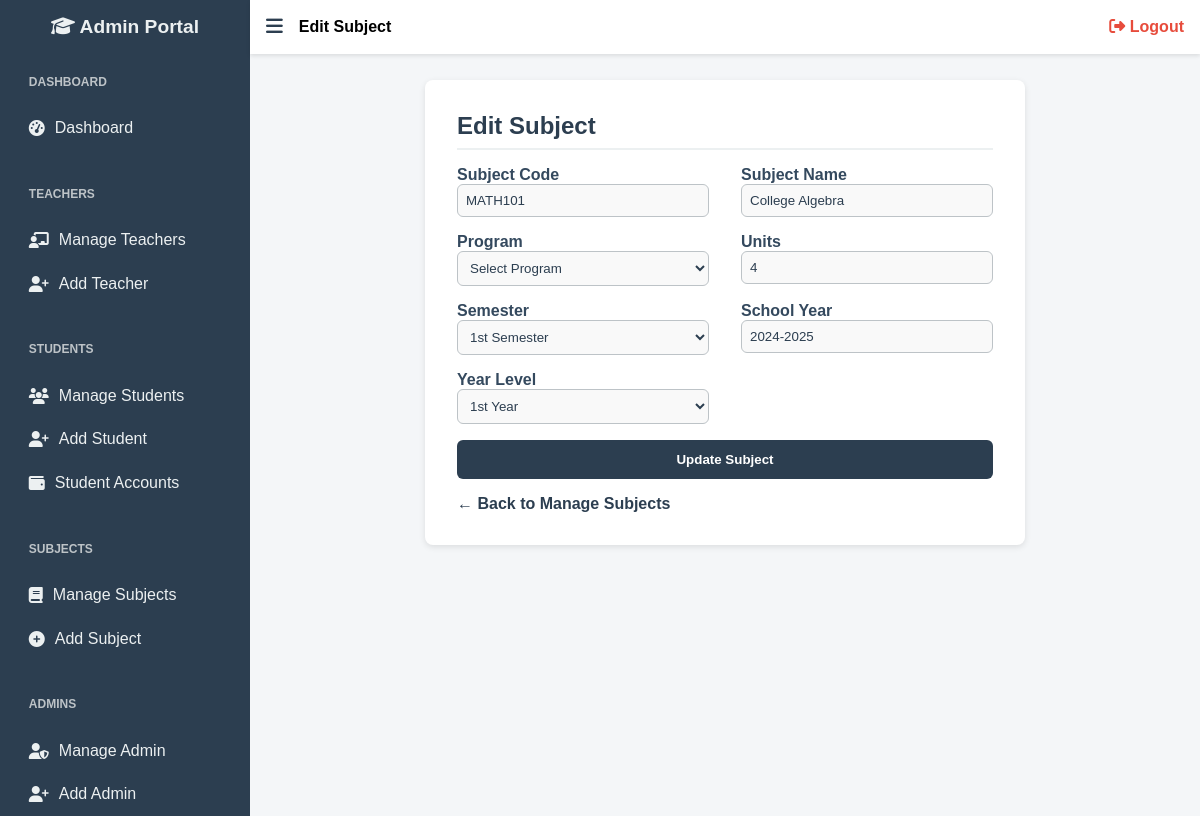
/edit_subject.php?id=1, run on the app's committed database.
### tables this page shows
CREATE TABLE `subjects` (
  `id` int(11) NOT NULL,
  `subject_code` varchar(50) NOT NULL,
  `subject_name` varchar(100) NOT NULL,
  `units` int(11) NOT NULL,
  `semester` varchar(20) DEFAULT NULL,
  `year_level` varchar(20) DEFAULT NULL,
  `school_year` varchar(9) DEFAULT NULL,
  `program` varchar(255) DEFAULT NULL
);

### edit_subject.php (the view, shortened to what this page needs)
<?php
$conn = new mysqli("localhost", "root", "", "student_management_system");
$id = $_GET['id'];
$subject = [];
if ($_SERVER['REQUEST_METHOD'] === 'POST') {
    $subject_code = $_POST['subject_code'];
    $subject_name = $_POST['subject_name'];
    $program = $_POST['program'];
    $units = $_POST['units'];
    $semester = $_POST['semester'];
    $school_year = $_POST['school_year'];
    $year_level = $_POST['year_level'];
    $stmt = $conn->prepare("UPDATE subjects SET subject_code=?, subject_name=?, program=?, units=?, semester=?, school_year=?, year_level=? WHERE id=?");
    $stmt->bind_param("sssssssi", $subject_code, $subject_name, $program, $units, $semester, $school_year, $year_level, $id);
    $stmt->execute();
    header("Location: manage_subjects.php");
    exit();
} else {
    $stmt = $conn->prepare("SELECT * FROM subjects WHERE id=?");
    $stmt->bind_param("i", $id);
    $stmt->execute();
    $result = $stmt->get_result();
    $subject = $result->fetch_assoc();
}
?>
<!DOCTYPE html>
<html lang="en">
<head>
  <link rel="stylesheet" href="https://cdnjs.cloudflare.com/ajax/libs/font-awesome/6.4.0/css/all.min.css"/>
</head>
<body>
  <div class="sidebar" id="sidebar">
    <h2><i class="fas fa-graduation-cap"></i> <span>Admin Portal</span></h2>
    <ul>
      <li class="section-title">Dashboard</li>
      <li><a href="admin_dashboard.php"><i class="fas fa-tachometer-alt"></i> <span>Dashboard</span></a></li>
      <li class="section-title">Teachers</li>
      <li><a href="manage_teachers.php"><i class="fas fa-chalkboard-teacher"></i> <span>Manage Teachers</span></a></li>
      <li><a href="add_teacher.php"><i class="fas fa-user-plus"></i> <span>Add Teacher</span></a></li>
      <li class="section-title">Students</li>
      <li><a href="manage_students.php"><i class="fas fa-users"></i> <span>Manage Students</span></a></li>
      <li><a href="add_student.php"><i class="fas fa-user-plus"></i> <span>Add Student</span></a></li>
      <li><a href="manage_student_accounts.php"><i class="fas fa-wallet"></i> <span>Student Accounts</span></a></li>
      <li class="section-title">Subjects</li>
      <li><a href="manage_subjects.php"><i class="fas fa-book"></i> <span>Manage Subjects</span></a></li>
      <li><a href="add_subject.php"><i class="fas fa-plus-circle"></i> <span>Add Subject</span></a></li>
      <li class="section-title">Admins</li>
      <li><a href="manage_admins.php"><i class="fas fa-user-shield"></i> <span>Manage Admin</span></a></li>
      <li><a href="add_admin.php"><i class="fas fa-user-plus"></i> <span>Add Admin</span></a></li>
    </ul>
  </div>
<div class="topbar" id="topbar">
  <button class="toggle-btn" onclick="toggleSidebar()"><i class="fas fa-bars"></i></button>
  <strong>Edit Subject</strong>
  <a href="logout.php" class="logout-btn"><i class="fas fa-sign-out-alt"></i> Logout</a>
</div>
<div class="content" id="content">
  <div class="form-container">
    <h2>Edit Subject</h2>
    <form method="post">
      <div class="form-grid">
        <div class="field">
          <label for="subject_code">Subject Code</label>
          <input type="text" id="subject_code" name="subject_code" value="<?= htmlspecialchars($subject['subject_code']) ?>" required>
        </div>
        <div class="field">
          <label for="subject_name">Subject Name</label>
          <input type="text" id="subject_name" name="subject_name" value="<?= htmlspecialchars($subject['subject_name']) ?>" required>
        </div>
        <div class="field">
          <label for="program">Program</label>
          <select id="program" name="program" required>
            <option value="">Select Program</option>
          </select>
        </div>
        <div class="field">
          <label for="units">Units</label>
          <input type="number" id="units" name="units" min="1" value="<?= isset($subject['units']) ? htmlspecialchars($subject['units']) : '' ?>" required>
        </div>
        <div class="field">
          <label for="semester">Semester</label>
          <select id="semester" name="semester" required>
            <option value="1st Semester" <?= ($subject['semester'] == '1st Semester') ? 'selected' : '' ?>>1st Semester</option>
          </select>
        </div>
        <div class="field">
          <label for="school_year">School Year</label>
          <input type="text" id="school_year" name="school_year" value="<?= htmlspecialchars($subject['school_year']) ?>" required>
        </div>
        <div class="field">
          <label for="year_level">Year Level</label>
          <select id="year_level" name="year_level" required>
            <option value="1st Year" <?= ($subject['year_level'] == '1st Year') ? 'selected' : '' ?>>1st Year</option>
          </select>
        </div>
      </div>
      <button type="submit">Update Subject</button>
    </form>
    <a href="manage_subjects.php" class="back-link">← Back to Manage Subjects</a>
  </div>
</div>
</body>
</html>

### edit_subject.php (style rules this page uses)
* { box-sizing: border-box; margin: 0; padding: 0; }
body { font-family: Arial, sans-serif; display: flex; min-height: 100vh; background-color: #f4f6f8; }
.sidebar { width: 250px; background-color: #2c3e50; color: #ecf0f1; padding-top: 1rem; flex-shrink: 0; overflow: hidden; transition: all 0.3s ease; }
.sidebar h2 { text-align: center; margin-bottom: 1rem; font-size: 1.2rem; }
.sidebar ul { list-style: none; padding: 0 1rem; }
.sidebar li { padding: 0.8rem; cursor: pointer; transition: background-color 0.2s; display: flex; align-items: center; gap: 10px; }
.sidebar .section-title { font-weight: bold; font-size: 0.75rem; margin-top: 1.5rem; margin-bottom: 0.3rem; color: #bdc3c7; text-transform: uppercase; }
.sidebar li a { text-decoration: none; color: inherit; display: flex; align-items: center; gap: 10px; width: 100%; }
.topbar { position: fixed; left: 250px; right: 0; top: 0; background-color: #fff; padding: 1rem; box-shadow: 0 2px 4px rgba(0,0,0,0.1); z-index: 999; display: flex; align-items: center; gap: 1rem; transition: left 0.3s ease; }
.toggle-btn { font-size: 1.2rem; cursor: pointer; background: none; border: none; color: #2c3e50; }
.logout-btn { margin-left: auto; text-decoration: none; color: #e74c3c; font-weight: bold; font-size: 1rem; }
.content { flex-grow: 1; padding: 5rem 2rem 2rem 2rem; transition: all 0.3s ease; }
.form-container { background: #fff; padding: 2rem; border-radius: 0.5rem; box-shadow: 0 2px 6px rgba(0,0,0,0.1); max-width: 600px; margin: auto; margin-bottom: 2rem; }
.form-container h2 { margin-bottom: 1rem; color: #2c3e50; font-size: 1.5rem; border-bottom: 2px solid #ecf0f1; padding-bottom: 0.5rem; }
.form-container .form-grid { display: grid; grid-template-columns: 1fr 1fr; gap: 1rem 2rem; }
.form-container label { font-weight: bold; color: #34495e; }
.form-container input, .form-container select { width: 100%; padding: 0.5rem; border: 1px solid #bdc3c7; border-radius: 0.375rem; background-color: #f9f9f9; color: #2c3e50; }
.form-container button { width: 100%; padding: 0.75rem; background-color: #2c3e50; color: #fff; border: none; border-radius: 0.375rem; font-weight: bold; margin-top: 1rem; cursor: pointer; }
.back-link { display: inline-block; margin-top: 1rem; color: #2c3e50; text-decoration: none; font-weight: bold; }

### data on the page
subjects: subject_code "MATH101", subject_name "College Algebra", units "4", semester "1st Semester", school_year "2024-2025", year_level "1st Year"
